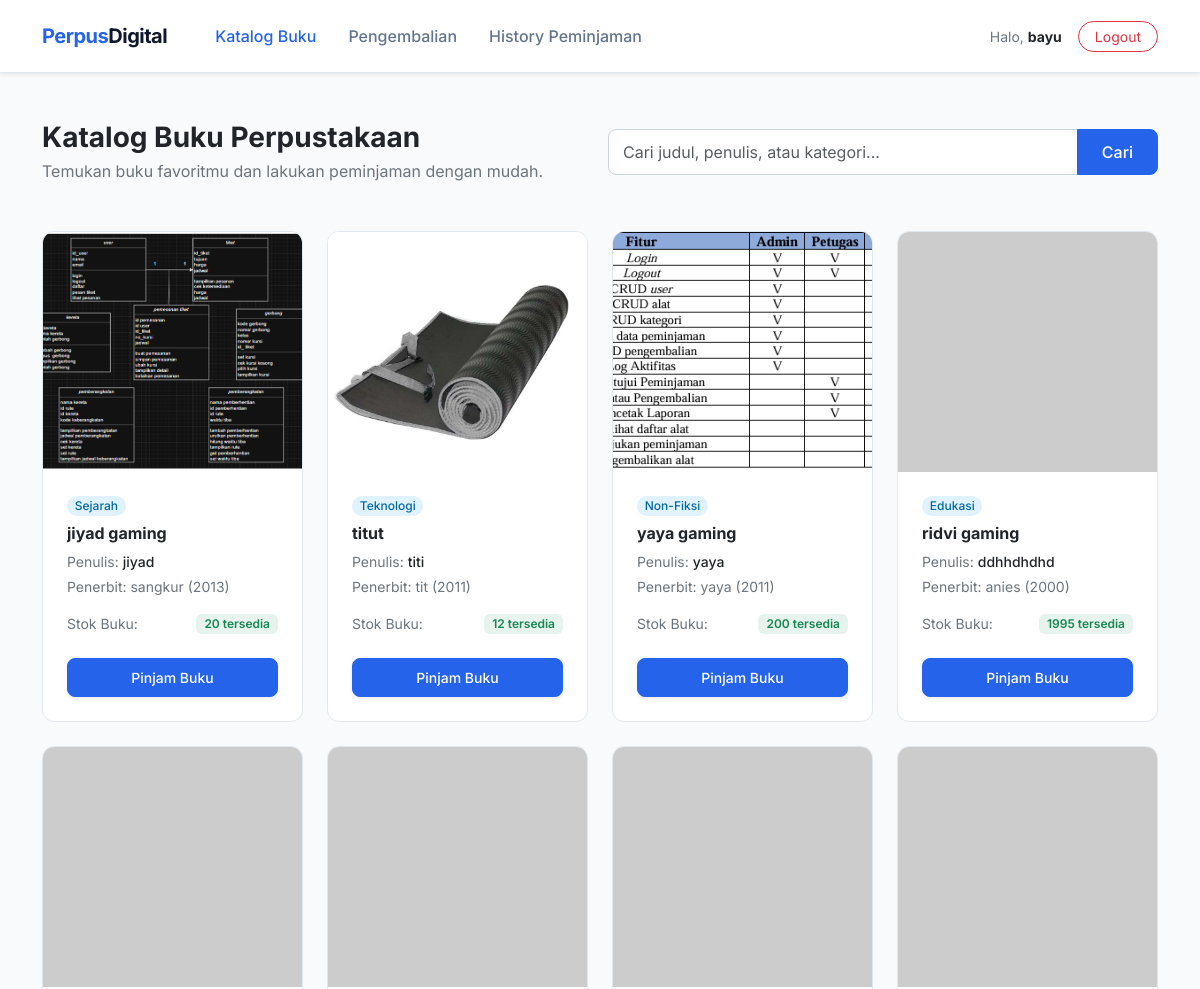
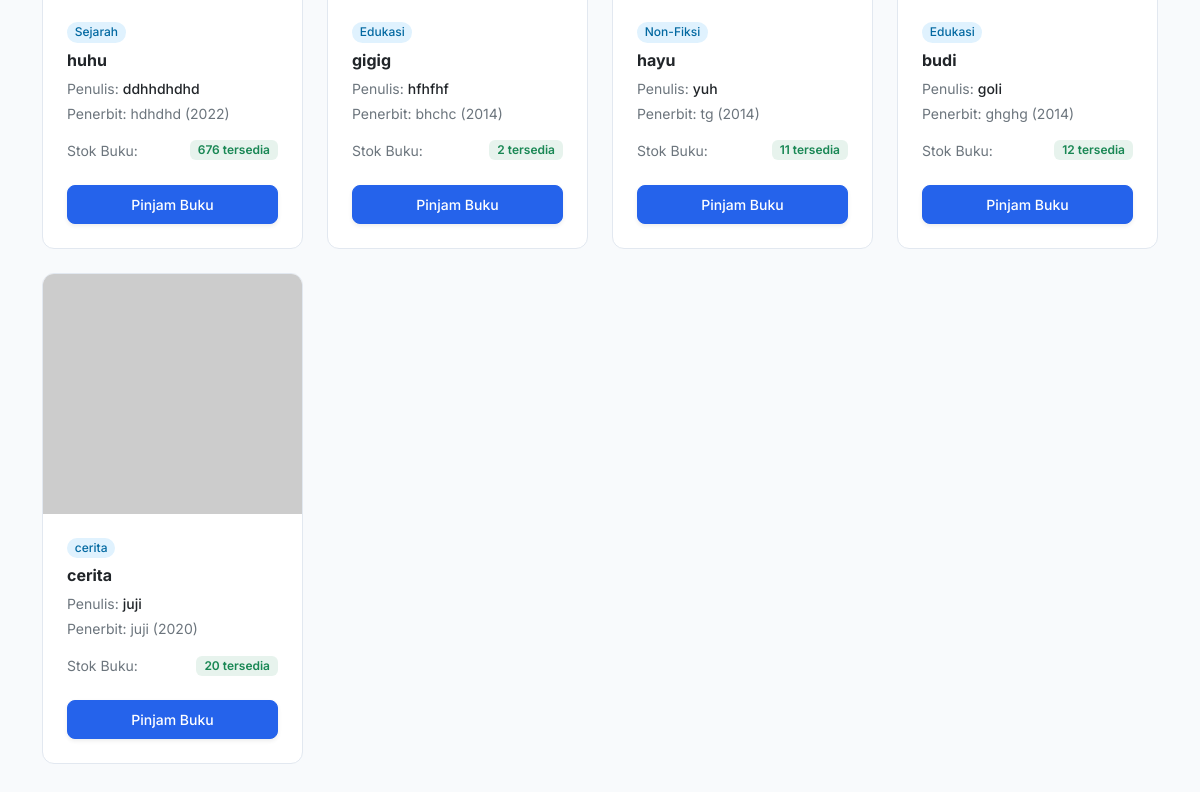
The page /view/view_user/v_Dashboard_user.php (signed in) on the database its author committed (2 pictures, top to bottom).
### tables this page shows
CREATE TABLE `buku` (
  `id_buku` int(11) NOT NULL,
  `judul` varchar(150) NOT NULL,
  `penulis` varchar(100) NOT NULL,
  `penerbit` varchar(100) NOT NULL,
  `tahun_terbit` year(4) NOT NULL,
  `kategori` varchar(20) NOT NULL,
  `stok` int(5) NOT NULL,
  `foto` varchar(100) NOT NULL
);

### view/view_user/v_Dashboard_user.php (the view, shortened to what this page needs)
<?php
$db = new Koneksi();
$koneksi = $db->koneksi;
$keyword = isset($_GET['cari']) ? mysqli_real_escape_string($koneksi, $_GET['cari']) : '';
if ($keyword != '') {
    $sql = "SELECT * FROM buku WHERE judul LIKE '%$keyword%' OR penulis LIKE '%$keyword%' OR kategori LIKE '%$keyword%' ORDER BY id_buku DESC";
} else {
    $sql = "SELECT * FROM buku ORDER BY id_buku DESC";
}
$result = $koneksi->query($sql);
?>
<!DOCTYPE html>
<html lang="id">
<head>
    <link href="https://cdn.jsdelivr.net/npm/bootstrap@5.3.0/dist/css/bootstrap.min.css" rel="stylesheet">
</head>
<body>
<nav class="navbar navbar-expand-lg sticky-top shadow-sm">
    <div class="container py-2">
        <a class="navbar-brand fw-bold fs-5" href="v_Dashboard_user.php">
            <span style="color: #2563eb;">Perpus</span>Digital
        </a>
        <div class="collapse navbar-collapse" id="navbarNav">
            <ul class="navbar-nav me-auto mb-2 mb-lg-0 ms-lg-3">
                <li class="nav-item">
                    <a class="nav-link active fw-medium px-3" href="v_Dashboard_user.php">Katalog Buku</a>
                </li>
                <li class="nav-item">
                    <a class="nav-link fw-medium px-3" href="pengembalian_user.php">Pengembalian</a>
                </li>
                <li class="nav-item">
                    <a class="nav-link fw-medium px-3" href="history_peminjaman.php">History Peminjaman</a>
                </li>
            </ul>
            <div class="d-flex align-items-center gap-3">
                <span class="text-secondary small">
                    Halo, <strong class="text-dark">
                        <?php
                        if (isset($_SESSION['data']['username'])) {
                            echo htmlspecialchars($_SESSION['data']['username']);
                        } else {
                            echo 'Anggota';
                        }
                        ?>
                    </strong>
                </span>
                <a href="../../controller/logout.php" class="btn btn-outline-danger btn-sm px-3 rounded-pill">Logout</a>
            </div>
        </div>
    </div>
</nav>
<div class="container mt-5 mb-5">
    <div class="row mb-5 align-items-center g-3">
        <div class="col-md-6">
            <h3 class="fw-bold text-dark mb-1">Katalog Buku Perpustakaan</h3>
            <p class="text-secondary mb-0">Temukan buku favoritmu dan lakukan peminjaman dengan mudah.</p>
        </div>
        <div class="col-md-6">
            <form action="" method="GET" class="input-group">
                <input type="text" name="cari" class="form-control" placeholder="Cari judul, penulis, atau kategori..." value="<?= htmlspecialchars($keyword); ?>">
                <button class="btn btn-custom-primary px-4" type="submit">Cari</button>
            </form>
        </div>
    </div>
    <div class="row g-4">
        <?php
        if ($result && $result->num_rows > 0) {
            while ($row = $result->fetch_assoc()) {
                $nama_file_foto = trim($row['foto']);
                $is_valid_image = (!empty($nama_file_foto) && !is_numeric($nama_file_foto) && (preg_match('/\.(jpg|jpeg|png|webp)$/i', $nama_file_foto)));
                $path_relatif = '../../asset/img/' . $nama_file_foto;
                if ($is_valid_image && file_exists($path_relatif)) {
                    $foto = $path_relatif;
                } else {
                    $foto = 'https://via.placeholder.com/150x220?text=No+Cover';
                }
        ?>
            <div class="col-xl-3 col-lg-4 col-md-6">
                <div class="card h-100">
                    <div style="height: 240px; overflow: hidden; background-color: #f8fafc;" class="text-center position-relative">
                        <img src="<?= htmlspecialchars($foto); ?>" class="w-100 h-100" alt="Cover Buku" style="object-fit: cover;">
                    </div>
                    <div class="card-body d-flex flex-column p-4">
                        <span class="badge badge-kategori mb-2 align-self-start px-2.5 py-1.5 rounded-pill small"><?= htmlspecialchars($row['kategori']); ?></span>
                        <h5 class="card-title fs-6 fw-bold text-dark text-truncate mb-2" title="<?= htmlspecialchars($row['judul']); ?>"><?= htmlspecialchars($row['judul']); ?></h5>
                        <p class="card-text text-secondary small mb-1">Penulis: <span class="text-dark fw-medium"><?= htmlspecialchars($row['penulis']); ?></span></p>
                        <p class="card-text text-secondary small mb-3">Penerbit: <?= htmlspecialchars($row['penerbit']); ?> (<?= $row['tahun_terbit']; ?>)</p>
                        <div class="d-flex justify-content-between align-items-center mb-3">
                            <span class="small text-secondary">Stok Buku:</span>
                            <?php if ($row['stok'] > 0): ?>
                                <span class="badge bg-success bg-opacity-10 text-success px-2 py-1 small fw-semibold"><?= $row['stok']; ?> tersedia</span>
                            <?php else: ?>
                                <span class="badge bg-danger bg-opacity-10 text-danger px-2 py-1 small fw-semibold">Habis</span>
                            <?php endif; ?>
                        </div>
                        <div class="mt-auto pt-2">
                            <?php if ($row['stok'] > 0): ?>
                                <button type="button"
                                        class="btn btn-custom-primary w-100 btn-sm py-2 shadow-sm"
                                        data-bs-toggle="modal"
                                        data-bs-target="#modalPinjam<?= $row['id_buku']; ?>">
                                    Pinjam Buku
                                </button>
                            <?php else: ?>
                                <button class="btn btn-light text-muted w-100 btn-sm py-2 border" disabled>Stok Habis</button>
                            <?php endif; ?>
                        </div>
                    </div>
                </div>
            </div>
        <?php
            }
        } ?>
    </div>
</div>
</body>
</html>

### view/view_user/v_Dashboard_user.php (style rules this page uses)
body { font-family: 'Inter', sans-serif; background-color: #f8fafc; color: #1e293b; }
.navbar { background-color: #ffffff !important; border-bottom: 1px solid #e2e8f0; }
.navbar-brand { color: #0f172a !important; letter-spacing: -0.5px; }
.navbar .nav-link { color: #64748b !important; transition: color 0.2s; }
.navbar .nav-link:hover, .navbar .nav-link.active { color: #2563eb !important; }
.card { background: #ffffff; border: 1px solid #e2e8f0 !important; transition: transform 0.2s ease, box-shadow 0.2s ease; border-radius: 12px; overflow: hidden; }
.badge-kategori { background-color: #e0f2fe; color: #0369a1; font-weight: 500; }
.btn-custom-primary { background-color: #2563eb; border-color: #2563eb; color: #ffffff; border-radius: 8px; font-weight: 500; }
.form-control { border-radius: 8px; border: 1px solid #cbd5e1; padding: 10px 14px; }

### rows shown on the page
buku: foto (picture), kategori "Sejarah", judul "jiyad gaming", penulis "jiyad", penerbit "sangkur", tahun_terbit "2013", stok "20"
buku: foto (picture), kategori "Teknologi", judul "titut", penulis "titi", penerbit "tit", tahun_terbit "2011", stok "12"
buku: foto (picture), kategori "Non-Fiksi", judul "yaya gaming", penulis "yaya", penerbit "yaya", tahun_terbit "2011", stok "200"
buku: kategori "Edukasi", judul "ridvi gaming", penulis "ddhhdhdhd", penerbit "anies", tahun_terbit "2000", stok "1995"
buku: kategori "Sejarah", judul "huhu", penulis "ddhhdhdhd", penerbit "hdhdhd", tahun_terbit "2022", stok "676"
buku: kategori "Edukasi", judul "gigig", penulis "hfhfhf", penerbit "bhchc", tahun_terbit "2014", stok "2"
buku: kategori "Non-Fiksi", judul "hayu", penulis "yuh", penerbit "tg", tahun_terbit "2014", stok "11"
buku: kategori "Edukasi", judul "budi", penulis "goli", penerbit "ghghg", tahun_terbit "2014", stok "12"
buku: kategori "cerita", judul "cerita", penulis "juji", penerbit "juji", tahun_terbit "2020", stok "20"

### other values the page prints
$_SESSION['data']['username'] "bayu"
